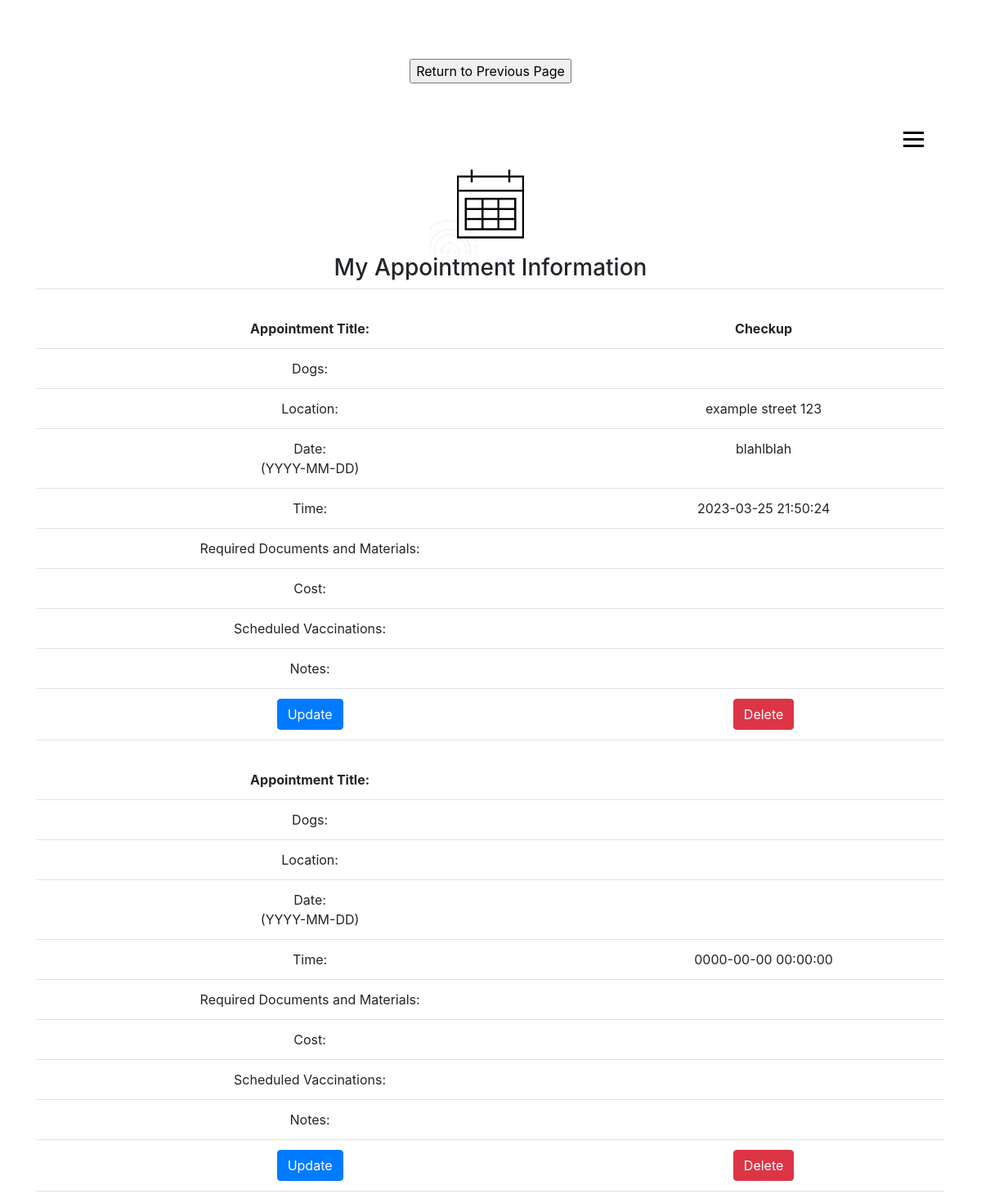
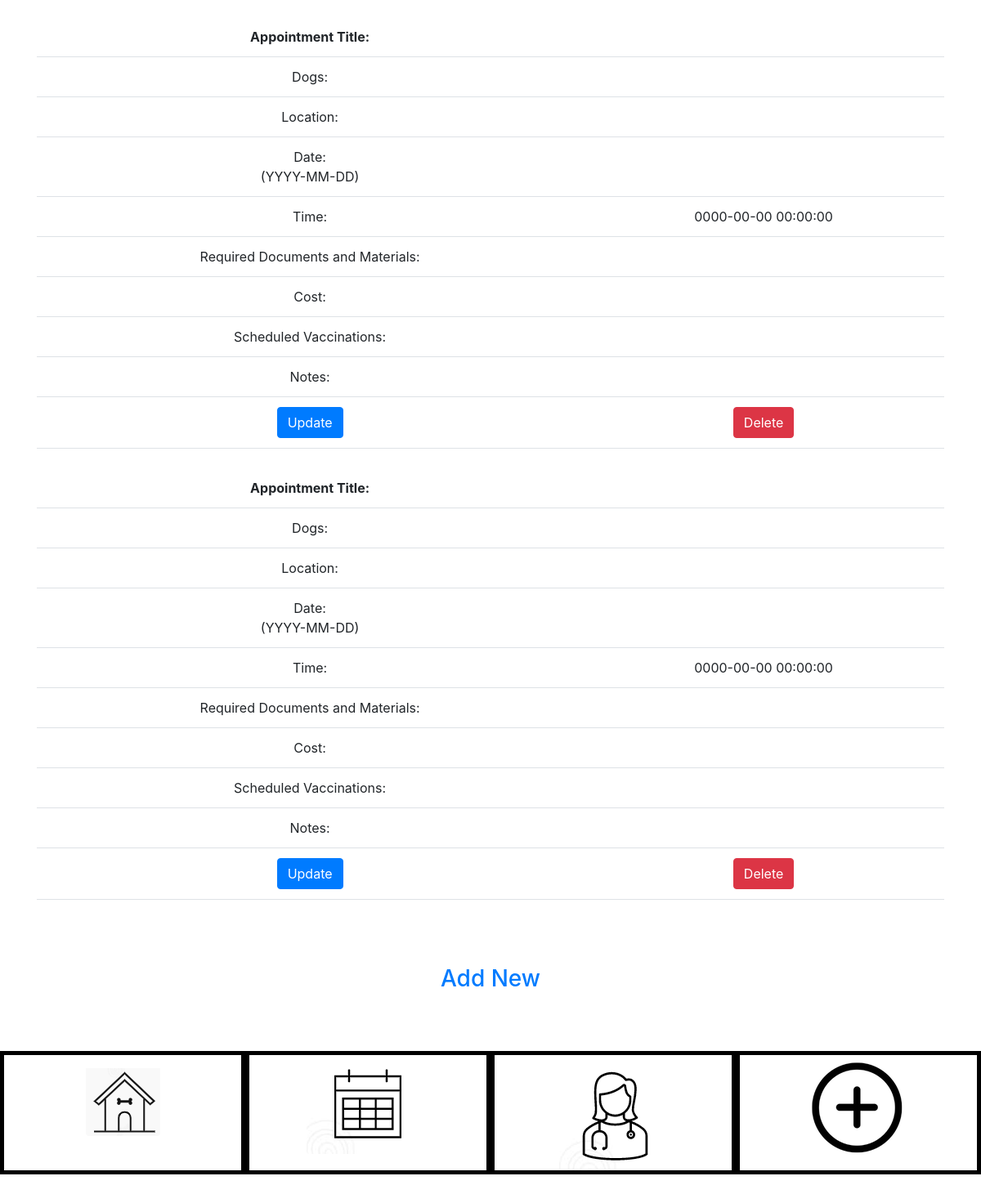
Page /appointment-create.php on the earlier database version (2 pictures, top to bottom).
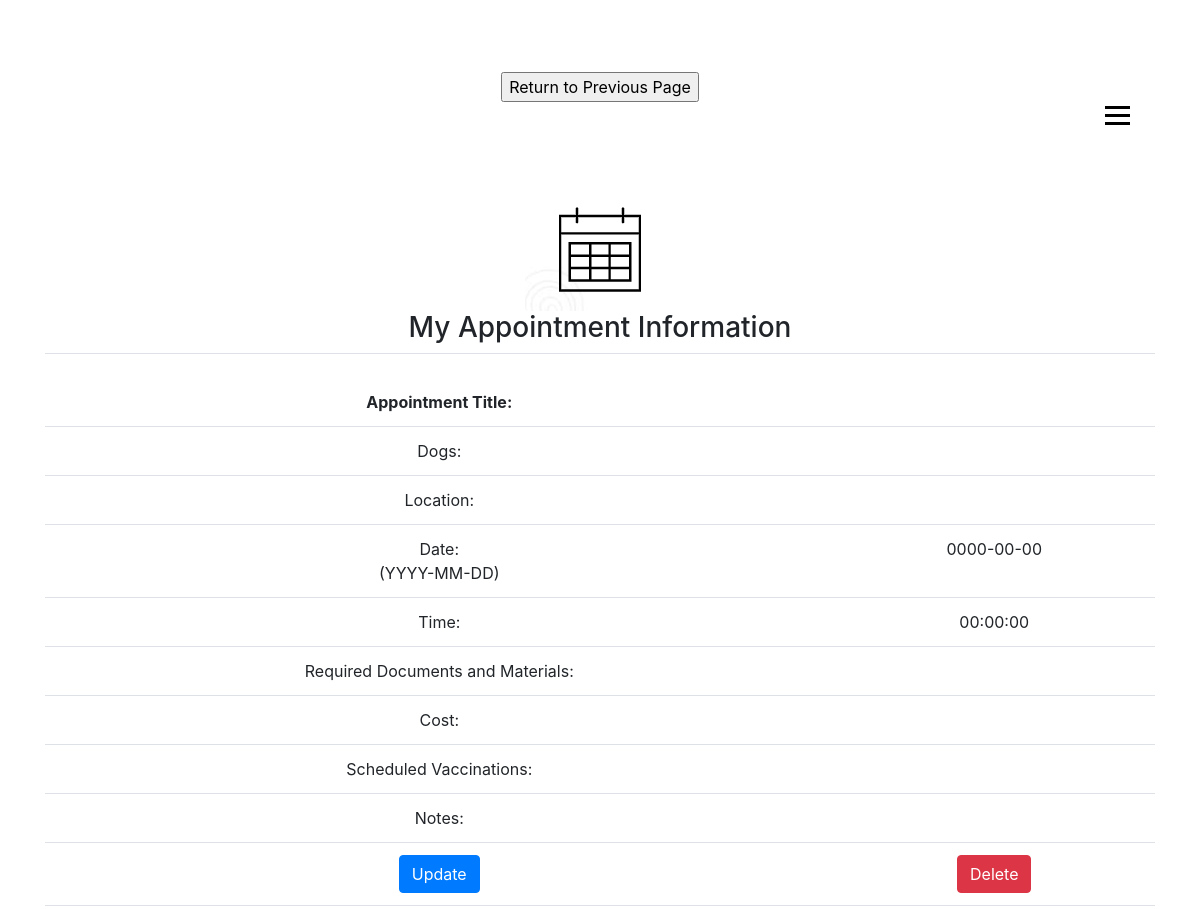
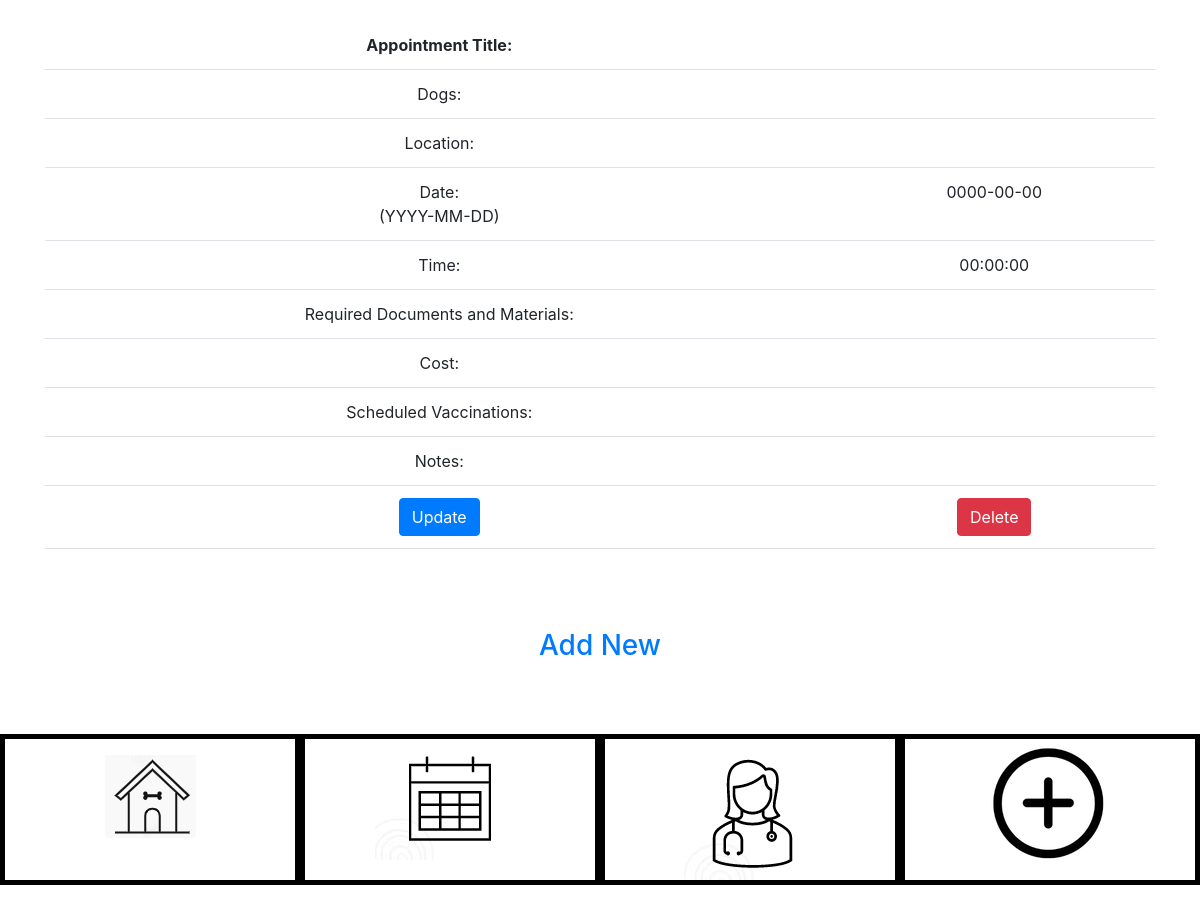
Same page on the later database version (2 pictures, top to bottom).
### tables this page shows
CREATE TABLE `tbl_appointment` (
  `AppointmentId` int(15) NOT NULL,
  `fldappointmentTitle` varchar(50) NOT NULL,
  `fldappointmentLocation` varchar(150) NOT NULL,
  `fldappointmentContact` date NOT NULL,
  `fldappointmentTime` time NOT NULL,
  `fldappointmentRequiredDocs` varchar(150) NOT NULL,
  `fldappointmentCost` varchar(50) NOT NULL,
  `fldappointmentNotes` varchar(150) NOT NULL,
  `fldappointmentHandler` varchar(50) NOT NULL
);

### appointment-read.php (the view, shortened to what this page needs)
<?php
include 'db.php';
  $sql = "select * from tbl_appointment";
  $result = $conn->query($sql);
  while($row = $result->fetch_assoc()) {
    echo "<td><br><b> Appointment Title:</td>";
    echo "<td><br><b>" . $row['fldappointmentTitle'] . "</td>";
    echo "<td>  Dogs:</td>";
    echo "<td>" . $row['fldappointmentDog'] . "</td>";
    echo "<td>  Location:</td>";
    echo "<td>" . $row['fldappointmentLocation'] . "</td>";
    echo "<td> Date:<br>(YYYY-MM-DD)</td>";
    echo "<td>" . $row['fldappointmentContact'] . "</td>";
    echo "<td> Time:</td>";
    echo "<td>" . $row['fldappointmentTime'] . "</td>";
    echo "<td> Required Documents and Materials:</td>";
    echo "<td>" . $row['fldappointmentRequiredDocs'] . "</td>";
    echo "<td> Cost:</td>";
    echo "<td>" . $row['fldappointmentCost'] . "</td>";
    echo "<td> Scheduled Vaccinations:</td>";
    echo "<td>" . $row['fldappointmentVaccination'] . "</td>";
    echo "<td> Notes:</td>";
    echo "<td>" . $row['fldappointmentNotes'] . "</td>";
    echo '<td><a class="btn btn-primary" href="" role="button">Update</a></td>';
echo '<td><a class="btn btn-danger" href="" role="button">Delete</a></td>';
}
?>

### appointment-create.php
<?php
$con = mysqli_connect('localhost', 'myUser', 'myPasswd','myschema');
$txtappointmentTitle = $_POST['txtappointmentTitle'];
$txtappointmentLocation = $_POST['txtappointmentLocation'];
$txtappointmentContact = $_POST['txtappointmentContact'];
$txtappointmentTime = $_POST['txtappointmentTime'];
$txtappointmentRequiredDocs = $_POST['txtappointmentRequiredDocs'];
$txtappointmentCost = $_POST['txtappointmentCost'];
$txtappointmentVaccination = $_POST['txtappointmentVaccination'];
$txtappointmentNotes = $_POST['txtappointmentNotes'];
$txtappointmentDog = $_POST['txtappointmentDog'];
$sql = "INSERT INTO tbl_appointment (fldappointmentTitle, fldappointmentLocation, fldappointmentContact, fldappointmentTime, fldappointmentRequiredDocs, fldappointmentCost, fldappointmentVaccination, fldappointmentNotes, fldappointmentDog) VALUES ('$txtappointmentTitle', '$txtappointmentLocation', '$txtappointmentContact', '$txtappointmentTime', '$txtappointmentRequiredDocs', '$txtappointmentCost', '$txtappointmentVaccination', '$txtappointmentNotes', '$txtappointmentDog')";
$rs = mysqli_query($con, $sql);
if($rs)
{
	include("appointment-view.php");
}else{
}
?>

### appointment-view.php (shortened to what this page needs)
<!DOCTYPE html>
<html xmlns="http://www.w3.org/1999/xhtml">
<head>
<link rel="stylesheet" href="https://cdn.jsdelivr.net/npm/bootstrap@5.3.0-alpha1/dist/css/bootstrap.min.css">
<link rel="stylesheet" href="https://cdnjs.cloudflare.com/ajax/libs/font-awesome/5.15.3/css/all.min.css" />
<link rel="stylesheet" href="https://maxcdn.bootstrapcdn.com/bootstrap/4.5.2/css/bootstrap.min.css">
<link rel="stylesheet" href="style.css">
</head>
<body>
  <section id="header">
    <div class="hamburger-menu">
      <button class="hamburger-toggle"><a href="menu.html">
        <span class="hamburger-bar"></span>
        <span class="hamburger-bar"></span>
        <span class="hamburger-bar"></span></a>
      </button>
    </div>
  </section>
<section class="">
    <div class="container text-center">
      <div class="row">
        <div class="col-lg-12"><br>
        <input type="button" value="Return to Previous Page" onclick="window.history.back()" />
<p><br></p></div>
      </div>
    </div>
  </section>
  <section class="pt-5">
    <div class="container">
      <div class="row">
        <div class="col-lg-12">
          <div class="text-center">
            <img src="images/appointment.png" class="rounded" alt="...">
          </div>
        </div>
      </div>
    </div>
  </section>
  <section class="">
    <div class="container text-center">
      <div class="row">
        <div class="col-lg-12">
          <h3>My Appointment Information</h3>
        </div>
      </div>
    </div>
  </section>
<section class="">
  <div class="container text-center">
    <div class="row">
      <div class="col-lg-12">
<table class="table">
  <tbody>
    <?php include 'appointment-read.php'; ?>
  </tbody>
</table>
</div>
</div>
</div>
</section>
<section>
<div class="container text-center">
      <div class="row">
        <div class="col-lg-12">
<p><br><br></P>
      </div>
    </div>
</section>
<section class="">
    <div class="container text-center">
      <div class="row">
        <div class="col-lg-12">
<h3><a href="appointment-add.php">Add New</a>
</div>
      </div>
    </div>
  </section>
  <section>
<div class="container text-center">
      <div class="row">
        <div class="col-lg-12">
<p><br><br></P>
      </div>
    </div>
</section>
<section>
  <div class="row m-0">
    <div class="col-lg-3 bottom-btn">
        <a href="welcome.php">
          <div class="text-center">
            <img src="images/home.png" class="rounded pt-3" alt="...">
          </div>
        </a>
    </div>
    <div class="col-lg-3 bottom-btn">
      <a href="appointment-view.php">
        <div class="text-center">
          <img src="images/appointment.png" class="rounded" alt="...">
        </div>
      </a>
  </div>
  <div class="col-lg-3 bottom-btn">
    <a href="veterinarian-view.php">
      <div class="text-center">
        <img src="images/veterinarian.png" class="rounded" alt="...">
      </div>
    </a>
</div>
<div class="col-lg-3 bottom-btn">
  <a href="Resources.html">
    <div class="text-center">
      <img src="images/add.png" class="rounded" alt="...">
    </div>
  </a>
</div>
  </div>
</section>
</body>
</body>
</html>

### style.css (style rules this page uses)
.hamburger-menu { position: fixed; top: 5%; right: 5%; padding: 10px; }
.hamburger-toggle { display: inline-block; border: none; background-color: transparent; cursor: pointer; padding: 0; }
.hamburger-bar { display: block; height: 3px; width: 25px; margin: 5px 0; background-color: black; transition: transform 0.3s ease-out; }
.bottom-btn { border: 5px solid #000; }

Differences in the rows shown:
removed tbl_appointment: fldappointmentTitle "Checkup", fldappointmentLocation "example street 123", fldappointmentContact "blahlblah", fldappointmentTime "2023-03-25 21:50:24"
removed tbl_appointment: fldappointmentTime "0000-00-00 00:00:00"
removed tbl_appointment: fldappointmentTime "0000-00-00 00:00:00"
removed tbl_appointment: fldappointmentTime "0000-00-00 00:00:00"
added tbl_appointment: fldappointmentContact "0000-00-00", fldappointmentTime "00:00:00"
added tbl_appointment: fldappointmentContact "0000-00-00", fldappointmentTime "00:00:00"
